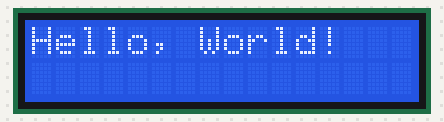
This sketch was run on a simulated Arduino Uno, built with avr-gcc and run on an emulated ATmega328P. Shown: 16×2 character LCD.

Above: at 0.1 s.
At 1.1 s:
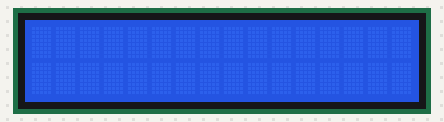
At 11.2 s:
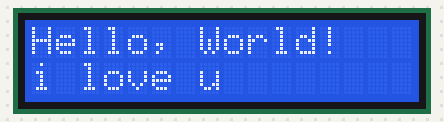

Measured:
- by itself, everything shown: repeats every 11.0 s, in 3 steps
- what the display in image 1 shows lasts 10.0 s, from 1.1 s to 11.1 s
- what the display in image 2 shows lasts 1.0 s, from 11.1 s to 12.1 s

The sketch:

ic2_code.ino
```cpp
#include <LiquidCrystal_I2C.h>
int lcdColumns = 16;
int lcdRows = 2;
LiquidCrystal_I2C lcd(0x27, lcdColumns, lcdRows);
void setup() {
  // put your setup code here, to run once:
  lcd.init();
  // turn on LCD backlight
  lcd.backlight();

}

void loop() {
  // put your main code here, to run repeatedly:
  lcd.setCursor(0, 0);
  // print message
  lcd.print("Hello, World!");
  delay(1000);
  // clears the display to print new message
  lcd.clear();
  delay(10000);
  lcd.setCursor(0, 1);
  lcd.print("i love u");

}
```
